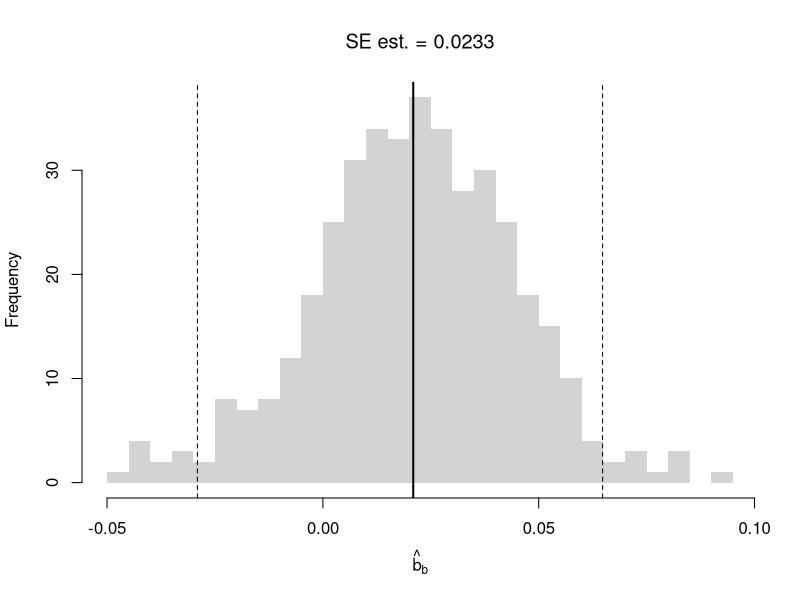

Write the R code that produced this figure.
## ---- chunk 1
##################
# Time series data
##################

set.seed(1)
## Underlying Trend
x0 <- cumsum(rnorm(500,0,1))
## Observed Datapoints
x <- x0 + runif(length(x0),-10,10)
dat <- data.frame(t=seq(x), x0=x0, x=x)

## Asymmetric Kernel
#bw <- c(2/3,1/3)
#s1 <- filter(x, bw/sum(bw), sides=1)

## Symmetric Kernel
#bw <- c(1/6,2/3,1/6)
#s2 <- filter(x,  bw/sum(bw), sides=2)
## ---- chunk 2
xy <- USArrests[,c('Murder','UrbanPop')]
colnames(xy) <- c('y','x')
reg <-  lm(y~x, dat=xy)
coef(reg)

# Random Subsamples
rs_regs <- lapply(1:399, function(b){
    b_id <- sample( nrow(xy), nrow(xy)-10, replace=F)
    xy_b <- xy[b_id,]
    reg_b <- lm(y~x, dat=xy_b)
})
rs_coefs <- sapply(rs_regs, coef)['x',]
rs_se <- sd(rs_coefs)

hist(rs_coefs, breaks=25,
    main=paste0('SE est. = ', round(rs_se,4)),
    font.main=1, border=NA,
    xlab=expression(hat(b)[b]))
abline(v=coef(reg)['x'], lwd=2)
rs_ci_percentile <- quantile(rs_coefs, probs=c(.025,.975))
abline(v=rs_ci_percentile, lty=2)
## ---- chunk 3
x_mat1 <- matrix( seq(2,7), 2, 3)
x_mat1

x_mat2 <- matrix( seq(4,-1), 2, 3)
x_mat2

x_mat1*x_mat2 #NOT classical matrix multiplication
x_mat1^x_mat2

tcrossprod(x_mat1, x_mat2) #x_mat1 %*% t(x_mat2)

crossprod(x_mat1, x_mat2)
## ---- chunk 4
sum_squared <- function(x1, x2) {
    y <- (x1 + x2)^2
    return(y)
}
sum_squared(x_mat1, x_mat2)


solve(x_mat1[1:2,1:2])
## ---- chunk 5
# Manually Compute
Y <- USArrests[,'Murder']
X <- USArrests[,c('Assault','UrbanPop')]
X <- as.matrix(cbind(1,X))

XtXi <- solve(t(X)%*%X)
Bhat <- XtXi %*% (t(X)%*%Y)
c(Bhat)
